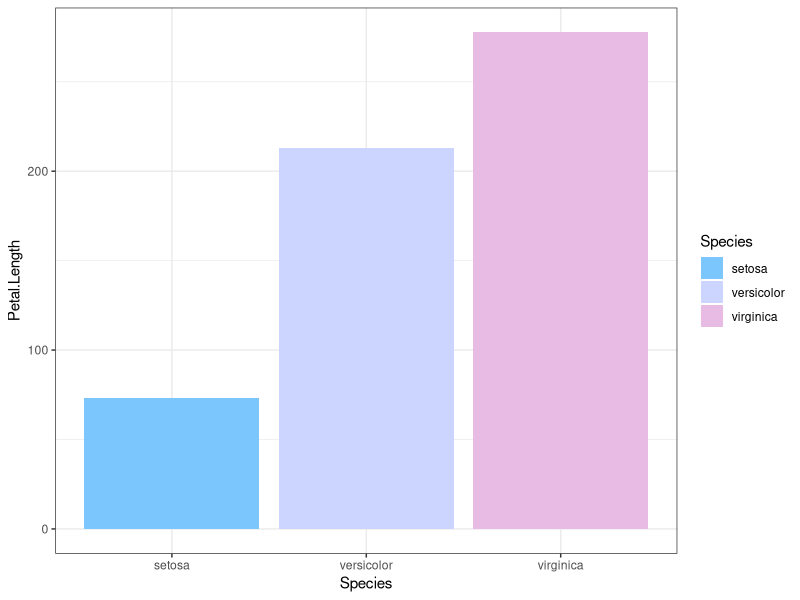

This figure's R source: (Note: this script raises an error after producing the figure.)
# =======================================================================
#
# USING COLOR IN R

# Activity designed by Mikaela Salvador, Hannah Hayes, and Anik Grearson
# for BIOE276/176 Winter 2026 

# By the end of this activity, students will be able to:
# 1. Import and apply different colors and color palettes in R
# 2. Recognize how color choices affect data interpretation
# 3. Carefully colors to make plots more accessible
# This activity assumes students are somewhat familiar with the ggplot package.

# Updated: 2026-01-08

# ========================================================================

# Anik comment: I feel like we should introduce the default color palette first, then
# introduce how to modify the colors manually using scale_color_manual() and
# scale_color_gradient() after that? Also, add options to try changing
# colors with the HEX code vs. using the built-in R color names. What do you guys think?
# Also, I changed the line plot to dot plots, because I think the line plots
# are a little difficult to look at in this dataset.

# I added a short section at the start to introduce Hex codes and built-in colors
# and some suggested additions/modifications to Activity 1 at the end of that section


# ------------------------------
# SET UP
# ------------------------------

#### Load packages ####
install.packages("ggplot2") # Install ggplot2 if not already installed
library(ggplot2) # Load the package

# ------------------------------
# INTRODUCTION: Colors in R
# ------------------------------

# BUILT-IN COLORS
# ---------------

# R has a set of 657 built-in color names you can use in your figures.
# Note that color names are case-sensitive!
# To see a list of the names, run:
colors()

# Some examples of built-in colors:
"black"
"white"
"red"
"blue"
"skyblue"
"brown"

# HEX CODES
# ---------------

# You can also define colors with HEX codes, which give you more precise control.
# Hex codes start with a # prefix followed by 3 pairs of two digits that define 
# red, green, and blue intensity: #RRGGBB, which range from 00 (none) to FF (full).

# Some examples of HEX codes:
"#000000" # No red, green, or blue = black
"#FFFFFF" # Full red, green, and blue = white
"#FF0000" # Full red, but no green or blue = pure red
"#4DBBD5"
# Notice how R nicely SHOWS you the color you've defined if you put it between ""!

# Optional challenge: See if you can figure out what the hex code is for pure green or pure blue.

# You can get HEX codes from online tools to chose colors visually, then 
# copy and paste the HEX codes into R. Common online tools to find HEX codes
# include Coolors, ColorBrewer, and Adobe Color.

# ------------------------------
# ACTIVITY 1: Colors in ggplot
# ------------------------------

# In this activity, you will practice using built-in color names and HEX codes
# to manually change colors in a plot and evaluate which choices are better for
# data interpretation and accessibility.

# We will be using one of the example datasets that is provided with R. 
# This dataset contains flower dimension measurements from 3 Iris species.
data(iris)

# Use head to look at the first few rows of the data "Iris."
head(iris)

# Approach 1: Read in colors directly when you run ggplot. 
# This approach gives ggplot a list of colors and lets it decide which goes with which category. 

#Let's make a bar plot comparing petal length between species.
#We have to first assign a column to fill in the aes(). We will assign Species to this column.
#We also have to write our scale_fill_manual() and assign values to our vector of colors.
ggplot(data = iris,
        aes(
          x = Species,
            y = Petal.Length,
            fill = Species
           )
        ) +
        geom_col() +
        theme_bw() +
        scale_fill_manual(values = c("#7CC6FE", 
                                     "#CCD5FF",
                                     "#E7BBE3")
                         )

#Notice when you type in specific hex codes, R will show the color that code represents!

#Approach 2: Set colors, represented by hex codes, as a vector before using ggplot.
#This approach is useful when you have many variables and want specific colors to be assigned to each variable.
colors <- c("#7CC6FE", 
            "#CCD5FF",
            "#E7BBE3")


#Let's assign these colors to different species of Iris.

Species(colors) <- c("setosa",
                     "versicolor",
                     "virginica")

#You will get an error stating "Error in Species(colors) <- c("setosa", "versicolor", "virginica"): could not find function "Species<-". 
#You can ignore this error for now. It will work later when we run it in ggplot! 

#Let's make the same bar plot comparing Petal Length between different species of Iris.
ggplot(data = iris,
       aes(
         x = Species,
           y = Petal.Length,
           fill = Species
           )
      ) +
        geom_col() +
        scale_fill_manual(values = colors,
                          labels = c("I. setosa",
                                     "I. versicolor",
                                     "I. virginica")) +
        theme_bw()

#What if we didn't have the scale_fill_manual line? 
ggplot(data = iris,
       aes(x = Species,
           y = Petal.Length,
           fill = Species)) +
  geom_col() +
  theme_bw()
#This will show the default colors in ggplot, rather than the color palette you wanted originally. 

#### Students' Attempt ####
#Using the same Iris dataset, choose your own color palette and decide which approach to use. 

#In this activity, we will make a dot plot comparing sepal width with sepal length. 
#Each line will be colored by the species.

#This is what the plot will look like with default colors. 
ggplot(data = iris,
       aes(x = Sepal.Width,
           y = Sepal.Length,
           color = Species)) +
  geom_point() +
  theme_bw()

#Approach 1: Set colors directly when running ggplot.
#Note that we are using color in the aes() and scale_color_manual() instead of fill and scale_fill_manual().
#This is because we use scale_fill_manual() for adding color to bars, boxes, and polygons, like in bar charts or box plots.
#We use scale_color_manual() for adding color to points, lines, borders, like in scatter plots or line graphs. 
ggplot(data = iris,
       aes(x = Sepal.Width,
           y = Sepal.Length,
           color = Species)) +
  geom_point() +
  scale_color_manual(values = c()) + #Add in here!
  theme_bw()

#Approach 2: Set colors, represented by hex codes, as a vector before using ggplot.
#Add your hex codes here!
colors_line <- c("",
                 "",
                 "") 

Species(colors_line) <- c("setosa",
                          "versicolor",
                          "virginica")

#We will still have the same error as before, but you can still ignore it.

ggplot(data = iris,
       aes(x = Sepal.Width,
           y = Sepal.Length,
           color = Species)) +
  geom_point() +
  scale_color_manual(values = colors_line,
                    labels = c("I. setosa",
                               "I. versicolor",
                               "I. virginica")) +
  theme_bw()

# ANIK SUGGESTIONS

# 1) Let's start by making a simple scatter plot using R's default colors to show 
# how sepal width changes with sepal length, and color the points by Iris species:
ggplot(iris, aes(x=Sepal.Length, y=Sepal.Width, color = Species)) +
  geom_point(size=2) +
  theme_bw()

# 2) We can also edit the colors manually by using built-in color names
ggplot(iris, aes(x=Sepal.Length, y=Sepal.Width, color = Species)) +
  geom_point(size = 2) +
  scale_color_manual(values = c("green", "brown", "red")) +
  theme_bw()

# 3) ... or HEX codes!
ggplot(iris, aes(x=Sepal.Length, y=Sepal.Width, color = Species)) +
  geom_point(size = 2) +
  scale_color_manual(values = c("#7CC6FE", "#CCD5FF", "#E7BBE3")) +
  theme_bw()

# 4) Alternatively, you can define which color is assigned to which species 
# in a vector. This makes the mapping more reproducible and ensures the same
# species always gets the same color, even if the factor order changes.
species_colors <- c(
  setosa     = "#0072B2",
  versicolor = "#D55E00",
  virginica  = "#009E73"
)

# Plot using defined colors without explicitly calling it in your code
ggplot(iris, aes(x=Sepal.Length, y=Sepal.Width, color = Species)) +
  geom_point(size = 2) +
  scale_color_manual(values = species_colors) +
  theme_bw()

# REFLECTION: Look at the plots we generated using the 4 different approaches.
# Although all 4 methods are valid ways of coloring your figures:
# - Which plot makes it easiest to tell species apart?
# - Which plot would be most accessible to a color-blind reader?
# We encourage you to play around with different colors yourself!

# ------------------------------
# ACTIVITY 2: COLOR PALETTES
# ------------------------------

# Instead of defining your own color palettes, you can also use many pre-made
# color palettes from different R packages. This can be much quicker than 
# hand-picking individual colors. We will only cover 2 different packages
# in this activity, but we highly encourage you to browse the internet to 
# find more color palettes - there are virtually hundreds (if not thousands)
# available! 

# RColorBrewer
# ---------------

# One popular set is RColorBrewer
install.packages("RColorBrewer")
library(RColorBrewer) 

# Let's make a version of our scatter plot using the "Dark2" palette from RColorBrewer:
ggplot(iris, aes(Sepal.Length, Sepal.Width, color = Species)) +
  geom_point(size = 2) +
  scale_color_brewer(palette = "Dark2") +
  theme_bw()

# To view all palettes in RColorBrewer:
display.brewer.all()

# ggsci
# ---------------

# The ggsci package contains many great palettes for publication quality figures
install.packages("ggsci")
library(ggsci)

# Let's make another version of our scatter plot using the Nature Publishing
# Group color palette in the ggsci package:
ggplot(iris, aes(x=Sepal.Length, y=Sepal.Width, color = Species)) +
  geom_point(size = 2) +
  scale_color_npg() +
  theme_bw()

# Other color palettes in this package include the below options.
scale_color_aaas()
scale_color_lancet()
scale_color_jco()

# Play around with different color palettes, using this dataset and your own!
